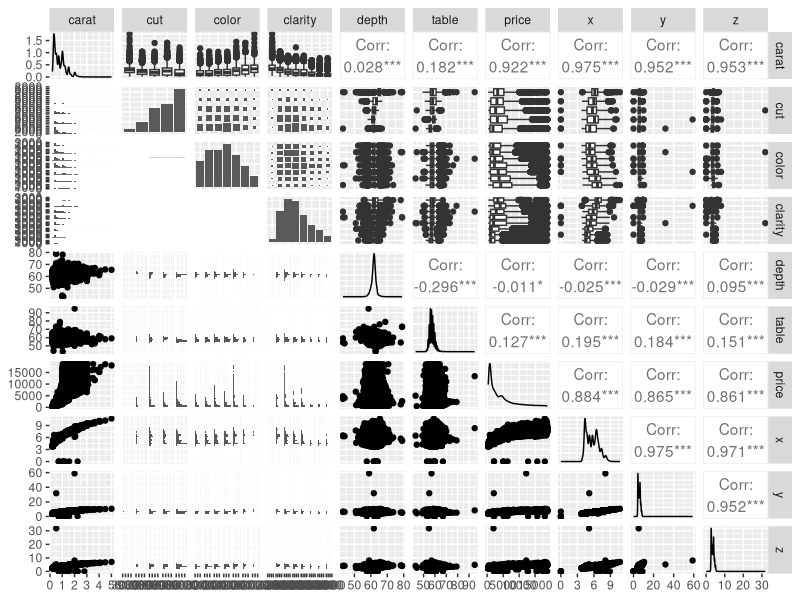
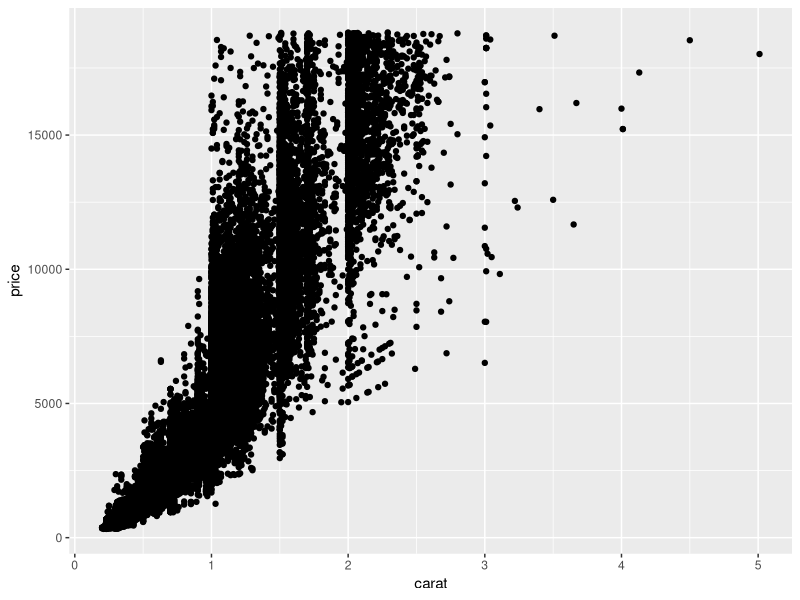
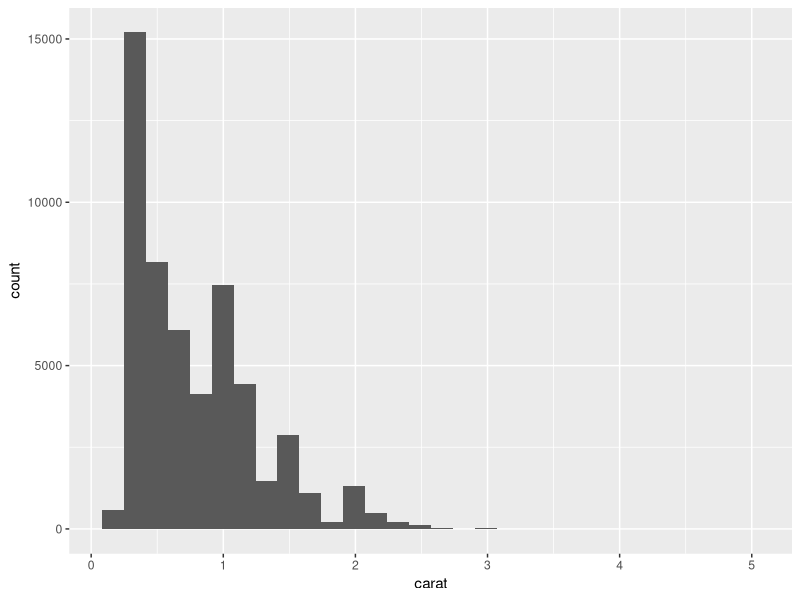

Write the R code that produced these figures, in order.
## ---- chunk 1
library(tidyverse)
library(skimr)
library(GGally)        

## ---- chunk 2
names(diamonds)
dim(diamonds)
summary(diamonds)
head(diamonds)
tail(diamonds)
skimr::skim(diamonds)
## ---- chunk 3
# create a pairs plot
GGally::ggpairs(diamonds)

# create scatterplot
ggplot(diamonds, aes(x = carat, y = price)) + geom_point()

# create histogram
ggplot(diamonds, aes(x = carat)) + geom_histogram()
